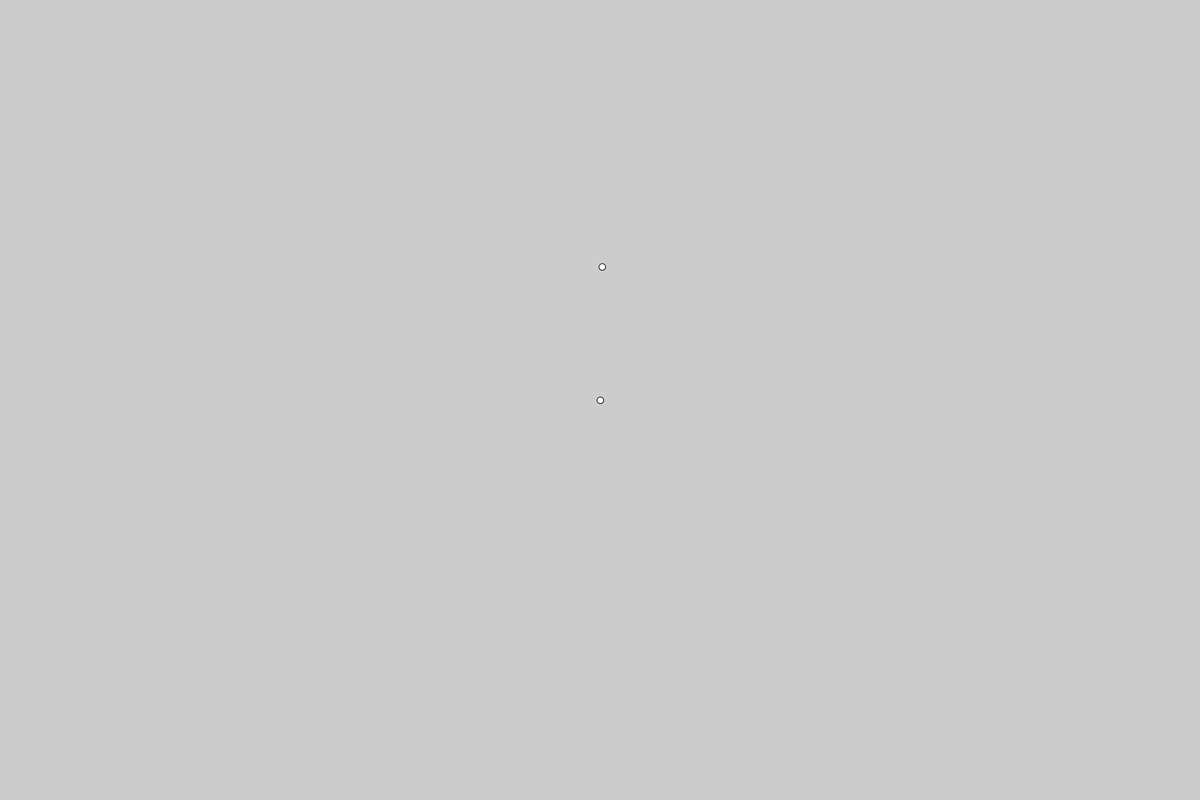
Frame 1 (no input)
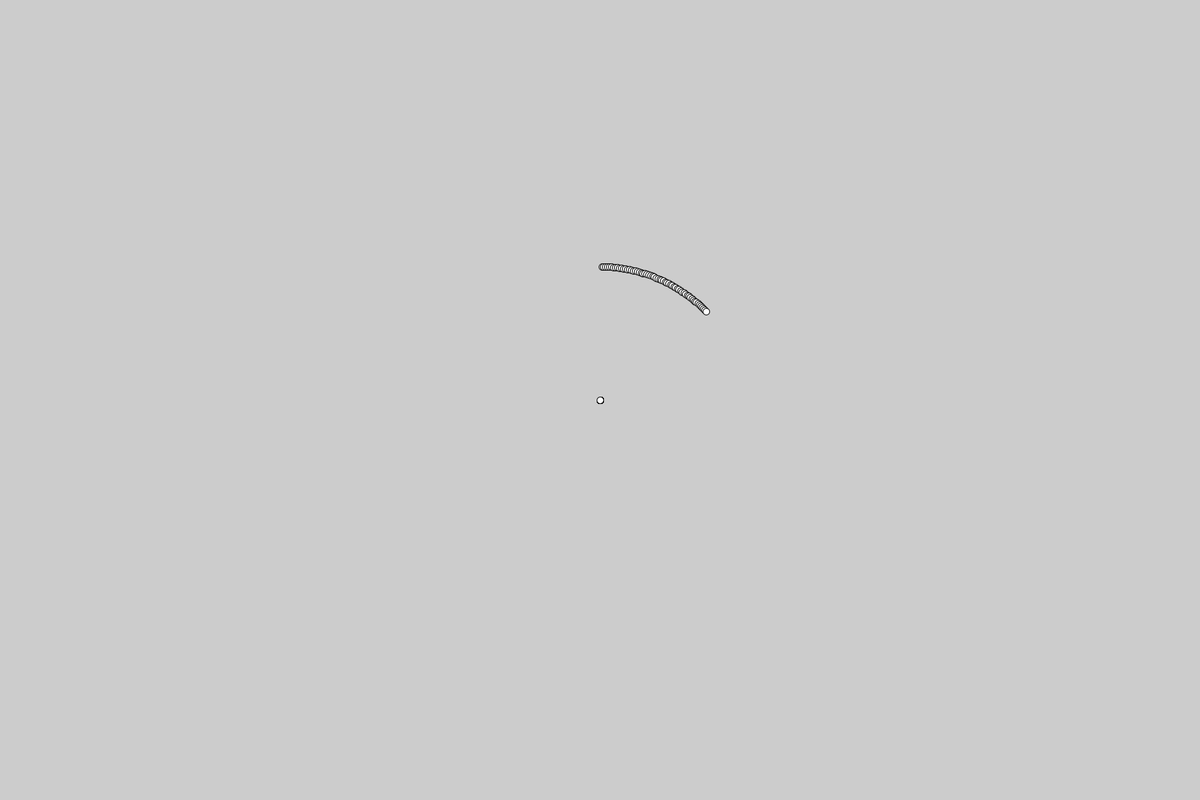
Frame 60 (the mouse pressed at the canvas centre just before this capture)
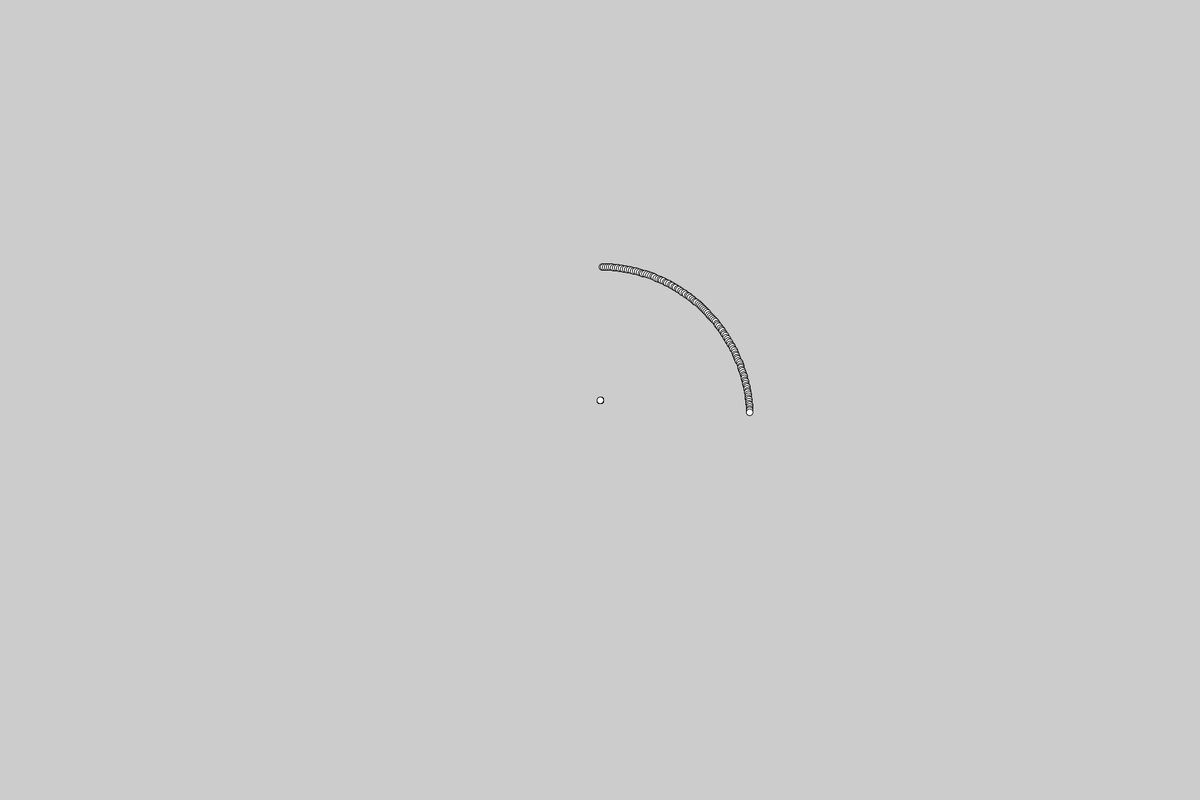
Frame 120 (the mouse held since frame 60 and released just before this capture)

The Processing sketch that drew these frames (run headless with seeded random() and noise(); from frame 60 on, the mouse is pressed at the canvas centre):

// Processing sketch: stable_orbit
// ── stable_orbit.pde
planet p;
sun s;

void setup() {
  size(1800,1200);
  p = new planet();
  s = new sun();
  frameRate(200);
}

void draw() {
  
  
  PVector force = s.attract(p);
  p.applyforce(force); 
  p.update();
  println(sqrt(10*160*25/force.mag()));
  p.display();
  s.display();
}

// ── Sats.pde
class planet {
  PVector position;
  PVector nextposition;
  PVector velocity;
  PVector velocityhalf;
  PVector nextvelocity;
  PVector acceleration;
  PVector oldacceleration;
  PVector nextaccel;
  PVector oldposition;
  float mass;
  float timestep;
  
  planet() {
    position = new PVector(900,400);
    oldposition = new PVector(position.x, position.y);
    velocity = new PVector(3,0);
    acceleration = new PVector(0,0);
    timestep = 1;
    mass = 25;
  }
  
  void update(){
    velocity = velocity.add(acceleration);
    position = position.add(velocity);

  }
  
  void applyforce(PVector force) {
    PVector f = PVector.div(force,mass);
    acceleration = f;
  }
  
  void display() {
    stroke (0);
    fill(255);
    ellipse(position.x,position.y,10,10);
  }
  
  
  
  
}

// ── Sun.pde
class sun {
  PVector position;
  float mass;
  float g;
  
  sun() {
    position = new PVector(900,600);
    mass = 160;
    g = 10;
  }
  
  PVector attract(planet p) {
    //mass = mass + 0.5;
    PVector force = PVector.sub(position,p.position);
    float d = force.mag();
    force.normalize();
    float strength = (g*mass*p.mass)/(d*d);
    force.mult(strength);
    return force;
    
    
  }
  
  
  
  void display() {
    stroke (0);
    fill(255);
    ellipse(position.x,position.y,10,10);
  }
}
